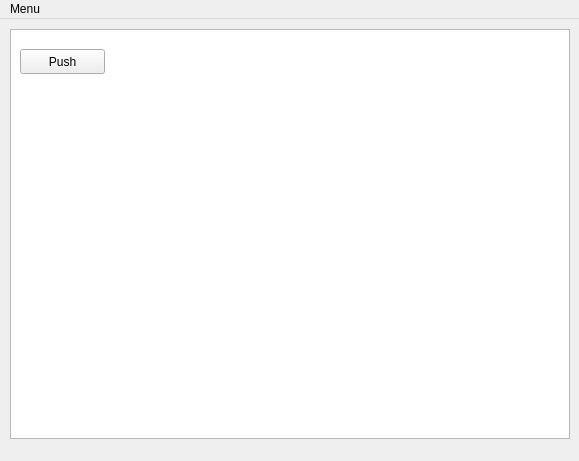
<?xml version="1.0" encoding="UTF-8"?>
<ui version="4.0">
 <class>MainWindow</class>
 <widget class="QMainWindow" name="MainWindow">
  <property name="geometry">
   <rect>
    <x>0</x>
    <y>0</y>
    <width>579</width>
    <height>461</height>
   </rect>
  </property>
  <property name="sizePolicy">
   <sizepolicy hsizetype="Fixed" vsizetype="Fixed">
    <horstretch>0</horstretch>
    <verstretch>0</verstretch>
   </sizepolicy>
  </property>
  <property name="minimumSize">
   <size>
    <width>579</width>
    <height>461</height>
   </size>
  </property>
  <property name="maximumSize">
   <size>
    <width>579</width>
    <height>461</height>
   </size>
  </property>
  <property name="windowTitle">
   <string>MainWindow</string>
  </property>
  <widget class="QWidget" name="centralWidget">
   <property name="sizePolicy">
    <sizepolicy hsizetype="Expanding" vsizetype="Expanding">
     <horstretch>0</horstretch>
     <verstretch>0</verstretch>
    </sizepolicy>
   </property>
   <widget class="QGraphicsView" name="graphicsView">
    <property name="geometry">
     <rect>
      <x>10</x>
      <y>10</y>
      <width>560</width>
      <height>410</height>
     </rect>
    </property>
    <property name="sizePolicy">
     <sizepolicy hsizetype="Preferred" vsizetype="Preferred">
      <horstretch>0</horstretch>
      <verstretch>0</verstretch>
     </sizepolicy>
    </property>
    <property name="verticalScrollBarPolicy">
     <enum>Qt::ScrollBarAlwaysOff</enum>
    </property>
    <property name="horizontalScrollBarPolicy">
     <enum>Qt::ScrollBarAlwaysOff</enum>
    </property>
   </widget>
   <widget class="QPushButton" name="pushButton">
    <property name="geometry">
     <rect>
      <x>20</x>
      <y>30</y>
      <width>85</width>
      <height>25</height>
     </rect>
    </property>
    <property name="text">
     <string>Push</string>
    </property>
   </widget>
   <widget class="QLabel" name="label">
    <property name="geometry">
     <rect>
      <x>20</x>
      <y>10</y>
      <width>85</width>
      <height>22</height>
     </rect>
    </property>
    <property name="text">
     <string/>
    </property>
   </widget>
  </widget>
  <widget class="QMenuBar" name="menuBar">
   <property name="geometry">
    <rect>
     <x>0</x>
     <y>0</y>
     <width>579</width>
     <height>22</height>
    </rect>
   </property>
   <widget class="QMenu" name="menuMenu">
    <property name="title">
     <string>Menu</string>
    </property>
    <widget class="QMenu" name="menuController">
     <property name="title">
      <string>Controller</string>
     </property>
     <addaction name="menu_open_control"/>
    </widget>
    <addaction name="menuController"/>
    <addaction name="menu_loadconfig"/>
   </widget>
   <addaction name="menuMenu"/>
  </widget>
  <action name="menu_loadconfig">
   <property name="text">
    <string>Load Config</string>
   </property>
  </action>
  <action name="menu_open_control">
   <property name="text">
    <string>Open Controller</string>
   </property>
  </action>
 </widget>
 <layoutdefault spacing="6" margin="11"/>
 <resources/>
 <connections/>
</ui>
